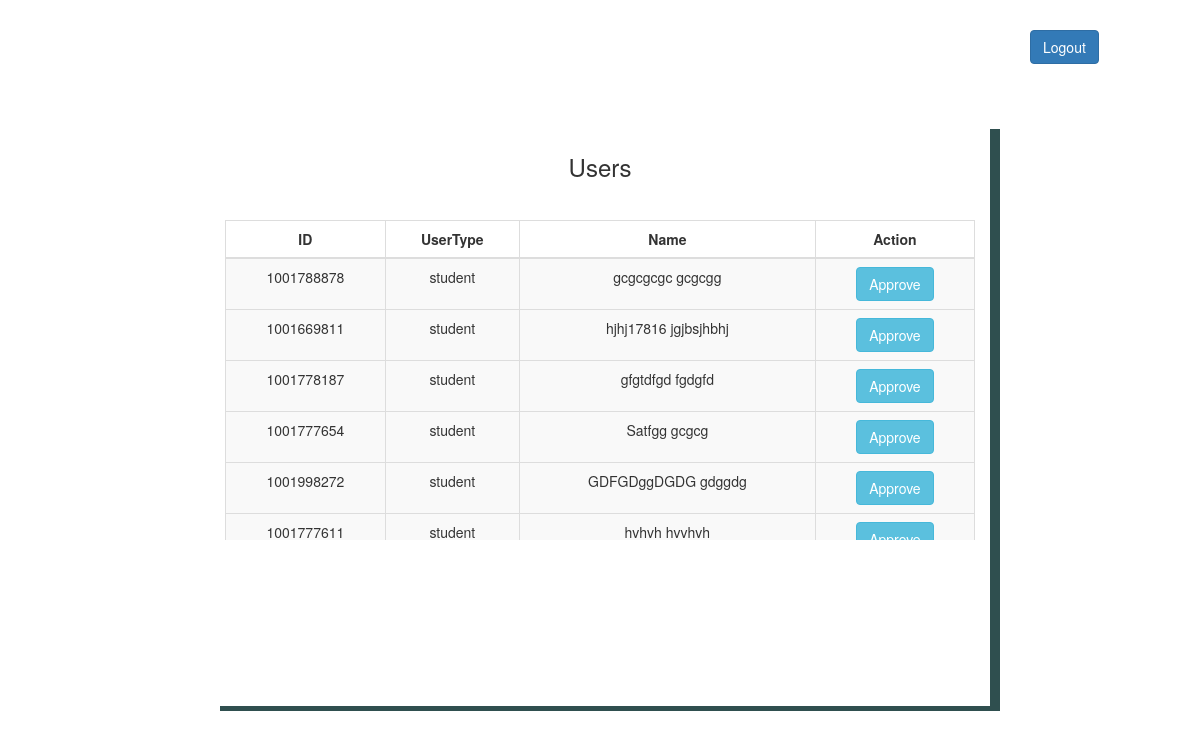
/admin.php (signed in), run on the app's committed database.
### tables this page shows
CREATE TABLE `student` (
  `email` varchar(50) NOT NULL,
  `firstname` varchar(50) NOT NULL,
  `lastname` varchar(50) NOT NULL,
  `password` varchar(50) NOT NULL,
  `id` varchar(50) NOT NULL,
  `approved` int(1) NOT NULL
);

### admin.php (the view, shortened to what this page needs)
<?php
include "conn.php";
if (isset($_SESSION['user'])){
try{
$sql="SELECT id,firstname,lastname,approved,email from student WHERE approved='0' ORDER BY approved ASC";
$sql2="SELECT id,firstname,lastname,approved,email from professor WHERE approved='0' ORDER BY approved ASC";
$result=mysqli_query($conn,$sql);
$result1=mysqli_query($conn,$sql2);
}
catch( mysqli_sql_exception $e )
        {
            echo $e->getMessage();
            die;
        }
}
else{
    header("Location: login.html");
}
?>
<!DOCTYPE html>
<html>
<head>
    <link rel="stylesheet" href="https://maxcdn.bootstrapcdn.com/bootstrap/3.3.7/css/bootstrap.min.css">
</head>
<body>
    <div class="container" style="margin-top:30px">
        <button class="btn btn-primary" style="position: relative; left: 1000px;" id='logout'>Logout</button>
    </div>
    <div class="container card"  style="height:65vh; margin-top: 60px; box-shadow: darkslategrey 10px 5px; width: 65%">
            <h3 class="text-center" style="margin-top:30px">Users</h3>
            <div style="height:350px; overflow-y:scroll">
          <table class="table table-bordered table-hover table-striped text-center" style="margin-top:30px;">
              <thead>
                  <tr>
                      <th>ID</th>
                      <th>UserType</th>
                      <th>Name</th>
                      <th>Action</th>
                  </tr>
              </thead>
              <tbody>
              <?php
                    if(mysqli_num_rows($result)==0&&mysqli_num_rows($result1)==0){
                        echo "<h4 class='text-center' style='color:red'>No new requests</h4>";
                    }
                    else{
                   while ($row=mysqli_fetch_assoc($result)) {
                    $row['usertype']="student";
                    $name=$row['firstname']." ".$row['lastname'];
                    $aid=$row['id']." ".$row['usertype'];
                    echo "<tr id='".$aid."'><td>".$row['id']."</td><td>".$row['usertype']."</td><td>".$name."</td><td><button class='btn btn-info approve'>Approve</button></td><tr>";
                  }
                }
                ?>
              </tbody>
          </table>
          </div>
    </div>
</body>
</html>

### admin.php (style rules this page uses)
th { text-align:center }

### data on the page
student: id "1001788878", usertype "student", name "gcgcgcgc gcgcgg"
student: id "1001669811", usertype "student", name "hjhj17816 jgjbsjhbhj"
student: id "1001778187", usertype "student", name "gfgtdfgd fgdgfd"
student: id "1001777654", usertype "student", name "Satfgg gcgcg"
student: id "1001998272", usertype "student", name "GDFGDggDGDG gdggdg"
student: id "1001777611", usertype "student", name "hvhvh hvvhvh"
